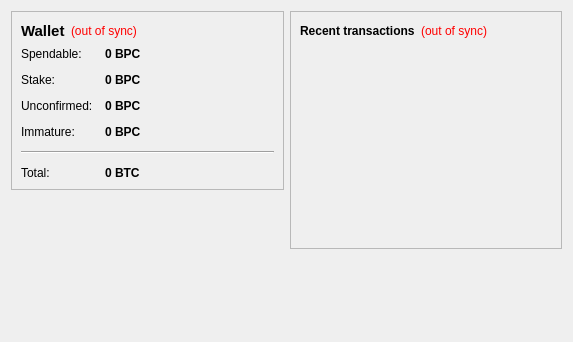
<?xml version="1.0" encoding="UTF-8"?>
<ui version="4.0">
 <class>OverviewPage</class>
 <widget class="QWidget" name="OverviewPage">
  <property name="geometry">
   <rect>
    <x>0</x>
    <y>0</y>
    <width>573</width>
    <height>342</height>
   </rect>
  </property>
  <property name="windowTitle">
   <string>Form</string>
  </property>
  <layout class="QHBoxLayout" name="horizontalLayout" stretch="1,1">
   <item>
    <layout class="QVBoxLayout" name="verticalLayout_2">
     <item>
      <widget class="QFrame" name="frame">
       <property name="frameShape">
        <enum>QFrame::StyledPanel</enum>
       </property>
       <property name="frameShadow">
        <enum>QFrame::Raised</enum>
       </property>
       <layout class="QVBoxLayout" name="verticalLayout_4">
        <item>
         <layout class="QHBoxLayout" name="horizontalLayout_4">
          <item>
           <widget class="QLabel" name="label_5">
            <property name="font">
             <font>
              <pointsize>11</pointsize>
              <weight>75</weight>
              <bold>true</bold>
             </font>
            </property>
            <property name="text">
             <string>Wallet</string>
            </property>
           </widget>
          </item>
          <item>
           <widget class="QLabel" name="labelWalletStatus">
            <property name="toolTip">
             <string>The displayed information may be out of date. Your wallet automatically synchronizes with the BigProfitCoin network after a connection is established, but this process has not completed yet.</string>
            </property>
            <property name="styleSheet">
             <string notr="true">QLabel { color: red; }</string>
            </property>
            <property name="text">
             <string notr="true">(out of sync)</string>
            </property>
            <property name="alignment">
             <set>Qt::AlignLeading|Qt::AlignLeft|Qt::AlignVCenter</set>
            </property>
           </widget>
          </item>
          <item>
           <spacer name="horizontalSpacer_2">
            <property name="orientation">
             <enum>Qt::Horizontal</enum>
            </property>
            <property name="sizeHint" stdset="0">
             <size>
              <width>40</width>
              <height>20</height>
             </size>
            </property>
           </spacer>
          </item>
         </layout>
        </item>
        <item>
         <layout class="QFormLayout" name="formLayout_2">
          <property name="fieldGrowthPolicy">
           <enum>QFormLayout::AllNonFixedFieldsGrow</enum>
          </property>
          <property name="horizontalSpacing">
           <number>12</number>
          </property>
          <property name="verticalSpacing">
           <number>12</number>
          </property>
          <item row="0" column="0">
           <widget class="QLabel" name="label">
            <property name="text">
             <string>Spendable:</string>
            </property>
           </widget>
          </item>
          <item row="0" column="1">
           <widget class="QLabel" name="labelBalance">
            <property name="font">
             <font>
              <weight>75</weight>
              <bold>true</bold>
             </font>
            </property>
            <property name="cursor">
             <cursorShape>IBeamCursor</cursorShape>
            </property>
            <property name="toolTip">
             <string>Your current spendable balance</string>
            </property>
            <property name="text">
             <string notr="true">0 BPC</string>
            </property>
            <property name="textInteractionFlags">
             <set>Qt::LinksAccessibleByMouse|Qt::TextSelectableByKeyboard|Qt::TextSelectableByMouse</set>
            </property>
           </widget>
          </item>
          <item row="1" column="0">
           <widget class="QLabel" name="label_6">
            <property name="text">
             <string>Stake:</string>
            </property>
           </widget>
          </item>
          <item row="1" column="1">
           <widget class="QLabel" name="labelStake">
            <property name="font">
             <font>
              <weight>75</weight>
              <bold>true</bold>
             </font>
            </property>
            <property name="cursor">
             <cursorShape>IBeamCursor</cursorShape>
            </property>
            <property name="toolTip">
             <string>Total of coins that was staked, and do not yet count toward the current balance</string>
            </property>
            <property name="text">
             <string notr="true">0 BPC</string>
            </property>
            <property name="textInteractionFlags">
             <set>Qt::LinksAccessibleByMouse|Qt::TextSelectableByKeyboard|Qt::TextSelectableByMouse</set>
            </property>
           </widget>
          </item>
          <item row="2" column="0">
           <widget class="QLabel" name="label_3">
            <property name="text">
             <string>Unconfirmed:</string>
            </property>
           </widget>
          </item>
          <item row="2" column="1">
           <widget class="QLabel" name="labelUnconfirmed">
            <property name="font">
             <font>
              <weight>75</weight>
              <bold>true</bold>
             </font>
            </property>
            <property name="cursor">
             <cursorShape>IBeamCursor</cursorShape>
            </property>
            <property name="toolTip">
             <string>Total of transactions that have yet to be confirmed, and do not yet count toward the current balance</string>
            </property>
            <property name="text">
             <string notr="true">0 BPC</string>
            </property>
            <property name="textInteractionFlags">
             <set>Qt::LinksAccessibleByMouse|Qt::TextSelectableByKeyboard|Qt::TextSelectableByMouse</set>
            </property>
           </widget>
          </item>
          <item row="3" column="0">
           <widget class="QLabel" name="labelImmatureText">
            <property name="text">
             <string>Immature:</string>
            </property>
           </widget>
          </item>
          <item row="3" column="1">
           <widget class="QLabel" name="labelImmature">
            <property name="font">
             <font>
              <weight>75</weight>
              <bold>true</bold>
             </font>
            </property>
            <property name="toolTip">
             <string>Mined balance that has not yet matured</string>
            </property>
            <property name="text">
             <string notr="true">0 BPC</string>
            </property>
            <property name="textInteractionFlags">
             <set>Qt::LinksAccessibleByMouse|Qt::TextSelectableByKeyboard|Qt::TextSelectableByMouse</set>
            </property>
           </widget>
          </item>
          <item row="4" column="0" colspan="2">
           <widget class="Line" name="line">
            <property name="orientation">
             <enum>Qt::Horizontal</enum>
            </property>
           </widget>
          </item>
          <item row="5" column="0">
           <widget class="QLabel" name="labelTotalText">
            <property name="text">
             <string>Total:</string>
            </property>
           </widget>
          </item>
          <item row="5" column="1">
           <widget class="QLabel" name="labelTotal">
            <property name="font">
             <font>
              <weight>75</weight>
              <bold>true</bold>
             </font>
            </property>
            <property name="cursor">
             <cursorShape>IBeamCursor</cursorShape>
            </property>
            <property name="toolTip">
             <string>Your current total balance</string>
            </property>
            <property name="text">
             <string notr="true">0 BTC</string>
            </property>
            <property name="textInteractionFlags">
             <set>Qt::LinksAccessibleByMouse|Qt::TextSelectableByKeyboard|Qt::TextSelectableByMouse</set>
            </property>
           </widget>
          </item>
         </layout>
        </item>
       </layout>
      </widget>
     </item>
     <item>
      <spacer name="verticalSpacer">
       <property name="orientation">
        <enum>Qt::Vertical</enum>
       </property>
       <property name="sizeHint" stdset="0">
        <size>
         <width>20</width>
         <height>40</height>
        </size>
       </property>
      </spacer>
     </item>
    </layout>
   </item>
   <item>
    <layout class="QVBoxLayout" name="verticalLayout_3">
     <item>
      <widget class="QFrame" name="frame_2">
       <property name="frameShape">
        <enum>QFrame::StyledPanel</enum>
       </property>
       <property name="frameShadow">
        <enum>QFrame::Raised</enum>
       </property>
       <layout class="QVBoxLayout" name="verticalLayout">
        <item>
         <layout class="QHBoxLayout" name="horizontalLayout_2">
          <item>
           <widget class="QLabel" name="label_4">
            <property name="text">
             <string>&lt;b&gt;Recent transactions&lt;/b&gt;</string>
            </property>
           </widget>
          </item>
          <item>
           <widget class="QLabel" name="labelTransactionsStatus">
            <property name="toolTip">
             <string>The displayed information may be out of date. Your wallet automatically synchronizes with the BigProfitCoin network after a connection is established, but this process has not completed yet.</string>
            </property>
            <property name="styleSheet">
             <string notr="true">QLabel { color: red; }</string>
            </property>
            <property name="text">
             <string notr="true">(out of sync)</string>
            </property>
            <property name="alignment">
             <set>Qt::AlignRight|Qt::AlignTrailing|Qt::AlignVCenter</set>
            </property>
           </widget>
          </item>
          <item>
           <spacer name="horizontalSpacer">
            <property name="orientation">
             <enum>Qt::Horizontal</enum>
            </property>
            <property name="sizeHint" stdset="0">
             <size>
              <width>40</width>
              <height>20</height>
             </size>
            </property>
           </spacer>
          </item>
         </layout>
        </item>
        <item>
         <widget class="QListView" name="listTransactions">
          <property name="styleSheet">
           <string notr="true">QListView { background: transparent; }</string>
          </property>
          <property name="frameShape">
           <enum>QFrame::NoFrame</enum>
          </property>
          <property name="verticalScrollBarPolicy">
           <enum>Qt::ScrollBarAlwaysOff</enum>
          </property>
          <property name="horizontalScrollBarPolicy">
           <enum>Qt::ScrollBarAlwaysOff</enum>
          </property>
          <property name="selectionMode">
           <enum>QAbstractItemView::NoSelection</enum>
          </property>
         </widget>
        </item>
       </layout>
      </widget>
     </item>
     <item>
      <spacer name="verticalSpacer_2">
       <property name="orientation">
        <enum>Qt::Vertical</enum>
       </property>
       <property name="sizeHint" stdset="0">
        <size>
         <width>20</width>
         <height>40</height>
        </size>
       </property>
      </spacer>
     </item>
    </layout>
   </item>
  </layout>
 </widget>
 <resources/>
 <connections/>
</ui>
